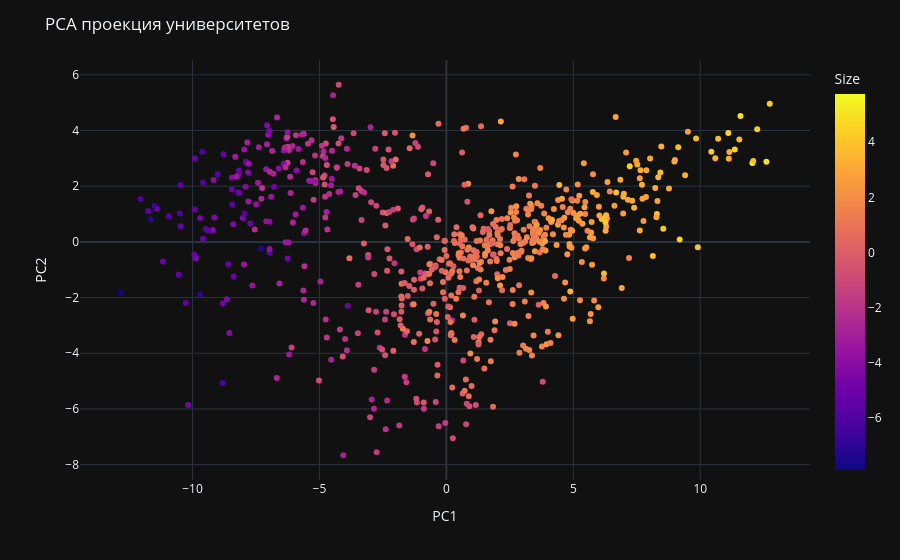

The notebook cell this image was saved under:
### Code cell
fig = px.scatter(
    df_plot,
    x="PC1",
    y="PC2",
    color="Size",
    hover_name="University",
    template="plotly_dark"
)

fig.update_layout(title="PCA проекция университетов")
fig.show()

### Figure 1 — Plotly figure (JSON) as saved in the notebook; plotly's stock layout.template omitted (floating-point values rounded to 4 significant figures; data arrays with more than 128 entries replaced by an {"elided": "..."} marker saying what was removed)
{"data": [{"hovertemplate": "<b>%{hovertext}</b><br><br>PC1=%{x}<br>PC2=%{y}<br>Size=%{marker.color}<extra></extra>", "hovertext": {"elided": "681 str values"}, "legendgroup": "", "marker": {"color": {"elided": "681 float values"}, "coloraxis": "coloraxis", "symbol": "circle"}, "mode": "markers", "name": "", "orientation": "v", "showlegend": false, "x": {"elided": "681 float values"}, "xaxis": "x", "y": {"elided": "681 float values"}, "yaxis": "y", "type": "scatter"}], "layout": {"xaxis": {"anchor": "y", "domain": [0.0, 1.0], "title": {"text": "PC1"}}, "yaxis": {"anchor": "x", "domain": [0.0, 1.0], "title": {"text": "PC2"}}, "coloraxis": {"colorbar": {"title": {"text": "Size"}}, "colorscale": [[0.0, "#0d0887"], [0.1111, "#46039f"], [0.2222, "#7201a8"], [0.3333, "#9c179e"], [0.4444, "#bd3786"], [0.5556, "#d8576b"], [0.6667, "#ed7953"], [0.7778, "#fb9f3a"], [0.8889, "#fdca26"], [1.0, "#f0f921"]]}, "legend": {"tracegroupgap": 0}, "margin": {"t": 60}, "title": {"text": "PCA проекция университетов"}}}
